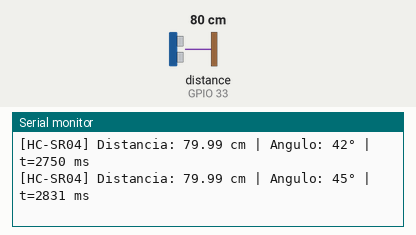
Recording of a program running on a simulated ESP32. Parts: the last lines printed to the serial monitor. Wiring (inferred from the names in the program): ultrasonic range finder: trigger GPIO 32; echo GPIO 33. The test bench sets the inputs (shaded band); at power-on: distance to the obstacle (sensor on GPIO 33) 80 cm. The echo pulse lasts 58.3 µs per cm; WiFi joins after 1.5 s; servers stay silent unless stated.

Above: at 2.9 s.
3.0 s: distance to the obstacle (sensor on GPIO 33) set to 2 cm
At 3.14 s:
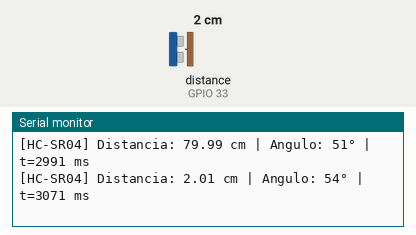
4.5 s: distance to the obstacle (sensor on GPIO 33) set to 4 cm
At 4.5 s:
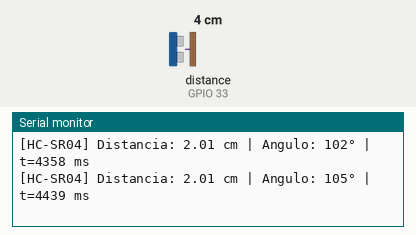
Timing chart, 0 to 7.5 s (numbered marks = the images above; inputs shaded):
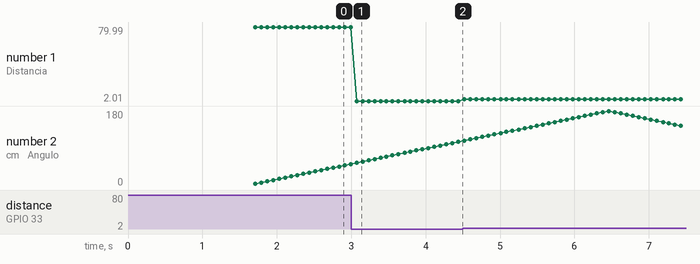

Measured:
- after the input at 3.0 s, the serial monitor: prints a new line after 0.07 s (image 1)
- plotted number 1: 79.99 → 2.01 after the input at 3.0 s

The program:

main.cpp
```cpp
#include <Arduino.h>
#include <WiFi.h>
#include <WebServer.h>
#include "config.h"

WebServer server(80);

volatile float g_distanceCm = -1.0f;
volatile bool g_distanceValid = false;
volatile int g_angleDeg = 0;
volatile unsigned long g_lastMeasureMs = 0;

unsigned long lastMeasureTaskMs = 0;
unsigned long lastWifiRetryMs = 0;

int angleDir = 1;

const char INDEX_HTML[] PROGMEM = R"HTML(
<!doctype html>
<html lang="es">
<head>
  <meta charset="utf-8" />
  <meta name="viewport" content="width=device-width,initial-scale=1" />
  <title>Radar HC-SR04 ESP32</title>
  <style>
    body { background:#061016; color:#8fffa2; font-family:Arial,Helvetica,sans-serif; margin:0; text-align:center; }
    h1 { margin:14px 0 4px; font-size:1.2rem; }
    #info { margin:6px 0 10px; font-size:1rem; }
    canvas { background:#00150a; border:1px solid #0f4; border-radius:8px; max-width:95vw; height:auto; }
    .muted { color:#6fbf7a; font-size:0.9rem; margin-top:6px; }
  </style>
</head>
<body>
  <h1>Radar Ultrasónico HC-SR04 (ESP32)</h1>
  <div id="info">Distancia: --.- cm | Ángulo: ---°</div>
  <canvas id="radar" width="700" height="420"></canvas>
  <div class="muted">API JSON: <code>/api/data</code></div>

<script>
const canvas = document.getElementById('radar');
const ctx = canvas.getContext('2d');
const info = document.getElementById('info');

let latest = {distance_cm:-1, angle_deg:0, valid:false};

function drawRadar(data){
  const w = canvas.width, h = canvas.height;
  const cx = w/2, cy = h-20;
  const maxR = Math.min(w*0.45, h*0.9);
  const maxCm = 250.0;

  ctx.clearRect(0,0,w,h);

  // Grid arcs
  ctx.strokeStyle = '#0a5';
  ctx.lineWidth = 1;
  for(let i=1;i<=5;i++){
    const r = maxR*(i/5);
    ctx.beginPath();
    ctx.arc(cx,cy,r,Math.PI,2*Math.PI);
    ctx.stroke();
  }

  // Angle lines
  for(let a=0;a<=180;a+=30){
    const rad = (Math.PI * a)/180;
    const x = cx + maxR*Math.cos(Math.PI-rad);
    const y = cy - maxR*Math.sin(Math.PI-rad);
    ctx.beginPath();
    ctx.moveTo(cx,cy);
    ctx.lineTo(x,y);
    ctx.stroke();
  }

  // Sweep line
  const ang = data.angle_deg || 0;
  const srad = (Math.PI*ang)/180;
  const sx = cx + maxR*Math.cos(Math.PI-srad);
  const sy = cy - maxR*Math.sin(Math.PI-srad);

  const grad = ctx.createLinearGradient(cx,cy,sx,sy);
  grad.addColorStop(0,'rgba(0,255,80,0.2)');
  grad.addColorStop(1,'rgba(0,255,80,0.95)');
  ctx.strokeStyle = grad;
  ctx.lineWidth = 3;
  ctx.beginPath();
  ctx.moveTo(cx,cy);
  ctx.lineTo(sx,sy);
  ctx.stroke();

  // Target blip
  if(data.valid && data.distance_cm >= 0){
    const d = Math.min(data.distance_cm, maxCm);
    const r = (d/maxCm)*maxR;
    const tx = cx + r*Math.cos(Math.PI-srad);
    const ty = cy - r*Math.sin(Math.PI-srad);

    ctx.fillStyle = '#8ff';
    ctx.beginPath();
    ctx.arc(tx,ty,6,0,2*Math.PI);
    ctx.fill();

    ctx.strokeStyle = '#8ff';
    ctx.beginPath();
    ctx.arc(tx,ty,14,0,2*Math.PI);
    ctx.stroke();
  }
}

async function updateData(){
  try{
    const res = await fetch('/api/data', {cache:'no-store'});
    if(!res.ok) return;
    latest = await res.json();
    const distTxt = latest.valid ? latest.distance_cm.toFixed(1) + ' cm' : 'fuera de rango';
    info.textContent = `Distancia: ${distTxt} | Ángulo: ${latest.angle_deg}°`;
  }catch(e){
    // ignore transient errors
  }
}

function renderLoop(){
  drawRadar(latest);
  requestAnimationFrame(renderLoop);
}

setInterval(updateData, 100);
updateData();
renderLoop();
</script>
</body>
</html>
)HTML";

float readHCSR04cm() {
  digitalWrite(PIN_HCSR04_TRIG, LOW);
  delayMicroseconds(2);

  digitalWrite(PIN_HCSR04_TRIG, HIGH);
  delayMicroseconds(10);
  digitalWrite(PIN_HCSR04_TRIG, LOW);

  unsigned long duration = pulseIn(PIN_HCSR04_ECHO, HIGH, ECHO_TIMEOUT_US);
  if (duration == 0) {
    return -1.0f; // timeout / out of range
  }

  // cm = (time_us * speed_of_sound_cm_per_us) / 2
  return (duration * 0.0343f) / 2.0f;
}

void updateAngle() {
  g_angleDeg += angleDir * ANGLE_STEP_DEG;
  if (g_angleDeg >= ANGLE_MAX_DEG) {
    g_angleDeg = ANGLE_MAX_DEG;
    angleDir = -1;
  } else if (g_angleDeg <= ANGLE_MIN_DEG) {
    g_angleDeg = ANGLE_MIN_DEG;
    angleDir = 1;
  }
}

void measureTask() {
  unsigned long now = millis();
  if (now - lastMeasureTaskMs < MEASURE_INTERVAL_MS) return;
  lastMeasureTaskMs = now;

  float d = readHCSR04cm();
  bool valid = (d >= 0.0f);

  g_distanceCm = d;
  g_distanceValid = valid;
  g_lastMeasureMs = now;

  updateAngle();

  if (valid) {
    Serial.printf("[HC-SR04] Distancia: %.2f cm | Angulo: %d° | t=%lu ms\n", d, g_angleDeg, now);
  } else {
    Serial.printf("[HC-SR04] Fuera de rango | Angulo: %d° | t=%lu ms\n", g_angleDeg, now);
  }
}

void handleRoot() {
  server.send_P(200, "text/html; charset=utf-8", INDEX_HTML);
}

void handleApiData() {
  float d = g_distanceCm;
  bool valid = g_distanceValid;
  int angle = g_angleDeg;
  unsigned long t = g_lastMeasureMs;

  String json = "{";
  json += "\"distance_cm\":";
  json += String(d, 2);
  json += ",\"angle_deg\":";
  json += String(angle);
  json += ",\"valid\":";
  json += (valid ? "true" : "false");
  json += ",\"timestamp_ms\":";
  json += String(t);
  json += "}";

  server.sendHeader("Cache-Control", "no-store, no-cache, must-revalidate, max-age=0");
  server.send(200, "application/json", json);
}

void handleNotFound() {
  server.send(404, "application/json", "{\"error\":\"not_found\"}");
}

void connectWiFi() {
  WiFi.mode(WIFI_STA);
  WiFi.begin(WIFI_SSID, WIFI_PASSWORD);

  Serial.printf("Conectando a WiFi SSID: %s\n", WIFI_SSID);
  unsigned long start = millis();
  while (WiFi.status() != WL_CONNECTED && (millis() - start) < 20000) {
    delay(300);
    Serial.print(".");
  }
  Serial.println();

  if (WiFi.status() == WL_CONNECTED) {
    Serial.print("WiFi conectado. IP: ");
    Serial.println(WiFi.localIP());
  } else {
    Serial.println("No se pudo conectar a WiFi (reintento en loop).");
  }
}

void setup() {
  Serial.begin(115200);
  delay(200);

  pinMode(PIN_HCSR04_TRIG, OUTPUT);
  pinMode(PIN_HCSR04_ECHO, INPUT);
  digitalWrite(PIN_HCSR04_TRIG, LOW);

  connectWiFi();

  server.on("/", HTTP_GET, handleRoot);
  server.on("/api/data", HTTP_GET, handleApiData);
  server.onNotFound(handleNotFound);
  server.begin();

  Serial.println("Servidor HTTP iniciado en puerto 80");
}

void loop() {
  if (WiFi.status() != WL_CONNECTED) {
    unsigned long now = millis();
    if (now - lastWifiRetryMs > 10000) {
      lastWifiRetryMs = now;
      Serial.println("Reintentando WiFi...");
      WiFi.disconnect();
      WiFi.begin(WIFI_SSID, WIFI_PASSWORD);
    }
  }

  measureTask();
  server.handleClient();
}
```

config.h
```cpp
#pragma once

// Pin map (MUST match wiring)
#define PIN_HCSR04_TRIG 32
#define PIN_HCSR04_ECHO 33

// WiFi credentials (edit for real hardware)
#define WIFI_SSID "TuSSID"
#define WIFI_PASSWORD "TuPassword"

// HC-SR04 timing
static const unsigned long MEASURE_INTERVAL_MS = 80;      // >= 60ms required
static const unsigned long ECHO_TIMEOUT_US = 30000;       // ~5m max

// Radar visualization config
static const float MAX_DISTANCE_CM = 250.0f;              // shown range on UI
static const int ANGLE_MIN_DEG = 0;
static const int ANGLE_MAX_DEG = 180;
static const int ANGLE_STEP_DEG = 3;
```
